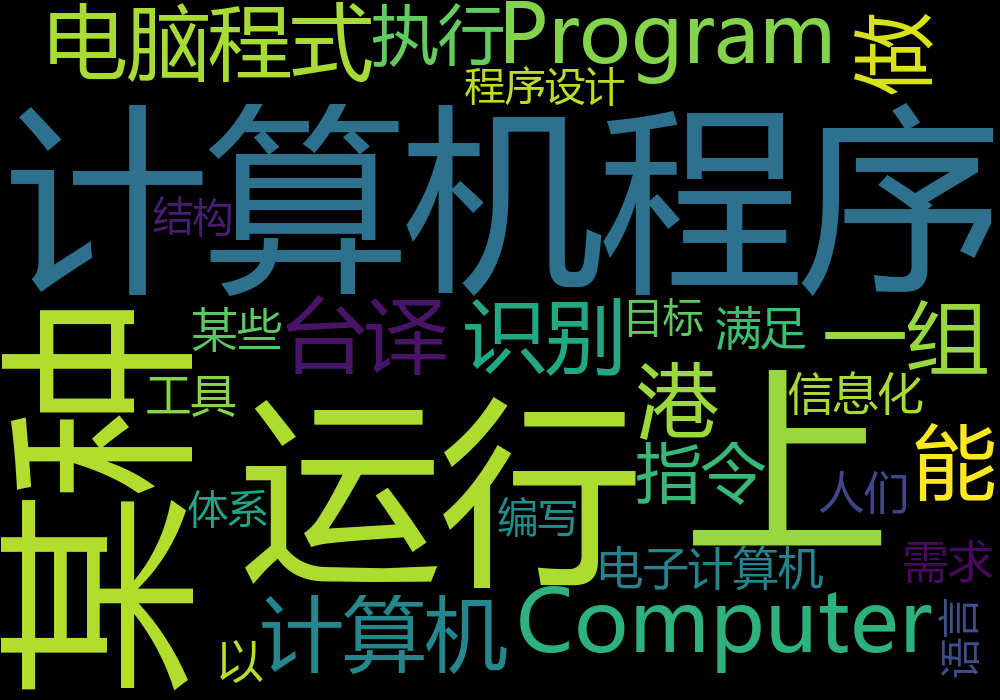

The Python source for this figure:
#chnwcloud
import jieba
import wordcloud

txt = "\
计算机程序（Computer Program），\
港、台译做电脑程式。计算机程序是\
一组计算机能识别和执行的指令，\
运行于电子计算机上，满足人们某种\
需求的信息化工具。它以某些程序设计\
语言编写，运行于某种目标结构体系上。"
cnstopwords = {"的", "于", "它", "是", "和"}

w = wordcloud.WordCloud(width = 1000, \
      font_path = "msyh.ttc", height = 700, \
    stopwords=cnstopwords)
w.generate(" ".join(jieba.lcut(txt)))
w.to_file("chnwcloud.png")
